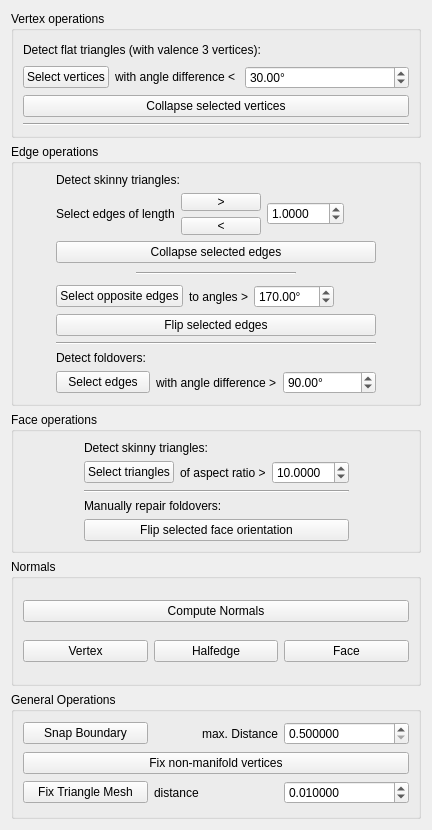
<?xml version="1.0" encoding="UTF-8"?>
<ui version="4.0">
 <class>MeshRepairControls</class>
 <widget class="QWidget" name="MeshRepairControls">
  <property name="geometry">
   <rect>
    <x>0</x>
    <y>0</y>
    <width>432</width>
    <height>830</height>
   </rect>
  </property>
  <property name="windowTitle">
   <string>controls</string>
  </property>
  <layout class="QVBoxLayout" name="verticalLayout">
   <item>
    <widget class="QGroupBox" name="groupBox_3">
     <property name="title">
      <string>Vertex operations</string>
     </property>
     <layout class="QVBoxLayout" name="verticalLayout_6">
      <item>
       <widget class="QLabel" name="label_8">
        <property name="text">
         <string>Detect flat triangles (with valence 3 vertices):</string>
        </property>
       </widget>
      </item>
      <item>
       <layout class="QHBoxLayout" name="horizontalLayout_10">
        <item>
         <widget class="QPushButton" name="valenceThreeButton">
          <property name="toolTip">
           <string>Select all vertices of valence three which don't make the mesh much more detailed. This is indicated by very similar adjacent face normals: the area around the vertex is nearly planar.

These vertices can usually be removed without destroying the features of the mesh.</string>
          </property>
          <property name="text">
           <string>Select vertices</string>
          </property>
         </widget>
        </item>
        <item>
         <widget class="QLabel" name="label_9">
          <property name="text">
           <string>with angle difference &lt; </string>
          </property>
         </widget>
        </item>
        <item>
         <widget class="QDoubleSpinBox" name="valenceThreeSpinbox">
          <property name="sizePolicy">
           <sizepolicy hsizetype="Minimum" vsizetype="Fixed">
            <horstretch>80</horstretch>
            <verstretch>0</verstretch>
           </sizepolicy>
          </property>
          <property name="suffix">
           <string>°</string>
          </property>
          <property name="maximum">
           <double>180.000000000000000</double>
          </property>
          <property name="singleStep">
           <double>0.100000000000000</double>
          </property>
          <property name="value">
           <double>30.000000000000000</double>
          </property>
         </widget>
        </item>
       </layout>
      </item>
      <item>
       <layout class="QHBoxLayout" name="horizontalLayout_11">
        <item>
         <widget class="QPushButton" name="repairRemoveVButton">
          <property name="toolTip">
           <string>Repair the mesh by collapsing the previously selected valence 3 vertices.</string>
          </property>
          <property name="text">
           <string>Collapse selected vertices</string>
          </property>
         </widget>
        </item>
       </layout>
      </item>
      <item>
       <widget class="Line" name="line_3">
        <property name="orientation">
         <enum>Qt::Horizontal</enum>
        </property>
       </widget>
      </item>
     </layout>
    </widget>
   </item>
   <item>
    <widget class="QGroupBox" name="groupBox">
     <property name="title">
      <string>Edge operations</string>
     </property>
     <layout class="QVBoxLayout" name="verticalLayout_4">
      <item>
       <layout class="QHBoxLayout" name="horizontalLayout_4">
        <item>
         <spacer name="horizontalSpacer_6">
          <property name="orientation">
           <enum>Qt::Horizontal</enum>
          </property>
          <property name="sizeHint" stdset="0">
           <size>
            <width>40</width>
            <height>20</height>
           </size>
          </property>
         </spacer>
        </item>
        <item>
         <layout class="QVBoxLayout" name="verticalLayout_8">
          <item>
           <widget class="QLabel" name="label_5">
            <property name="text">
             <string>Detect skinny triangles:</string>
            </property>
           </widget>
          </item>
          <item>
           <layout class="QHBoxLayout" name="horizontalLayout_3">
            <item>
             <widget class="QLabel" name="label_4">
              <property name="text">
               <string>Select edges of length</string>
              </property>
             </widget>
            </item>
            <item>
             <layout class="QVBoxLayout" name="verticalLayout_5">
              <item>
               <widget class="QPushButton" name="detectELargerButton">
                <property name="sizePolicy">
                 <sizepolicy hsizetype="Minimum" vsizetype="Minimum">
                  <horstretch>0</horstretch>
                  <verstretch>0</verstretch>
                 </sizepolicy>
                </property>
                <property name="minimumSize">
                 <size>
                  <width>0</width>
                  <height>18</height>
                 </size>
                </property>
                <property name="toolTip">
                 <string>Detect short edges</string>
                </property>
                <property name="statusTip">
                 <string>Detect long edges</string>
                </property>
                <property name="whatsThis">
                 <string/>
                </property>
                <property name="text">
                 <string>&gt;</string>
                </property>
               </widget>
              </item>
              <item>
               <widget class="QPushButton" name="detectEShorterButton">
                <property name="sizePolicy">
                 <sizepolicy hsizetype="Minimum" vsizetype="Minimum">
                  <horstretch>0</horstretch>
                  <verstretch>0</verstretch>
                 </sizepolicy>
                </property>
                <property name="minimumSize">
                 <size>
                  <width>0</width>
                  <height>18</height>
                 </size>
                </property>
                <property name="statusTip">
                 <string>Detect short edges</string>
                </property>
                <property name="text">
                 <string>&lt;</string>
                </property>
               </widget>
              </item>
             </layout>
            </item>
            <item>
             <widget class="QDoubleSpinBox" name="edgeSpin">
              <property name="toolTip">
               <string>Edge length</string>
              </property>
              <property name="statusTip">
               <string>Edge length</string>
              </property>
              <property name="decimals">
               <number>4</number>
              </property>
              <property name="maximum">
               <double>200.000000000000000</double>
              </property>
              <property name="singleStep">
               <double>0.100000000000000</double>
              </property>
              <property name="value">
               <double>1.000000000000000</double>
              </property>
             </widget>
            </item>
            <item>
             <spacer name="horizontalSpacer">
              <property name="orientation">
               <enum>Qt::Horizontal</enum>
              </property>
              <property name="sizeHint" stdset="0">
               <size>
                <width>40</width>
                <height>20</height>
               </size>
              </property>
             </spacer>
            </item>
           </layout>
          </item>
          <item>
           <layout class="QHBoxLayout" name="horizontalLayout_8">
            <item>
             <widget class="QPushButton" name="repairCollapseEButton">
              <property name="enabled">
               <bool>true</bool>
              </property>
              <property name="toolTip">
               <string>Repair skinny triangles by collapsing the previously selected short or long edges.</string>
              </property>
              <property name="text">
               <string>Collapse selected edges</string>
              </property>
             </widget>
            </item>
           </layout>
          </item>
          <item>
           <layout class="QHBoxLayout" name="horizontalLayout_6">
            <item>
             <spacer name="horizontalSpacer_4">
              <property name="orientation">
               <enum>Qt::Horizontal</enum>
              </property>
              <property name="sizeType">
               <enum>QSizePolicy::Fixed</enum>
              </property>
              <property name="sizeHint" stdset="0">
               <size>
                <width>80</width>
                <height>10</height>
               </size>
              </property>
             </spacer>
            </item>
            <item>
             <widget class="Line" name="line_2">
              <property name="orientation">
               <enum>Qt::Horizontal</enum>
              </property>
             </widget>
            </item>
            <item>
             <spacer name="horizontalSpacer_3">
              <property name="orientation">
               <enum>Qt::Horizontal</enum>
              </property>
              <property name="sizeType">
               <enum>QSizePolicy::Fixed</enum>
              </property>
              <property name="sizeHint" stdset="0">
               <size>
                <width>80</width>
                <height>10</height>
               </size>
              </property>
             </spacer>
            </item>
           </layout>
          </item>
          <item>
           <layout class="QHBoxLayout" name="horizontalLayout">
            <item>
             <widget class="QPushButton" name="detectCapAngle">
              <property name="toolTip">
               <string>Select all edges that have an opposite angle greater than or equal to the given angle. If this angle is very large, only edges of very skinny triangles will be selected.</string>
              </property>
              <property name="statusTip">
               <string/>
              </property>
              <property name="text">
               <string>Select opposite edges</string>
              </property>
             </widget>
            </item>
            <item>
             <widget class="QLabel" name="label_2">
              <property name="text">
               <string>to angles &gt;</string>
              </property>
             </widget>
            </item>
            <item>
             <widget class="QDoubleSpinBox" name="capAngleSpinbox">
              <property name="minimumSize">
               <size>
                <width>80</width>
                <height>0</height>
               </size>
              </property>
              <property name="statusTip">
               <string>Angle threshold</string>
              </property>
              <property name="prefix">
               <string/>
              </property>
              <property name="suffix">
               <string>°</string>
              </property>
              <property name="maximum">
               <double>180.000000000000000</double>
              </property>
              <property name="singleStep">
               <double>0.100000000000000</double>
              </property>
              <property name="value">
               <double>170.000000000000000</double>
              </property>
             </widget>
            </item>
            <item>
             <spacer name="horizontalSpacer_7">
              <property name="orientation">
               <enum>Qt::Horizontal</enum>
              </property>
              <property name="sizeHint" stdset="0">
               <size>
                <width>40</width>
                <height>20</height>
               </size>
              </property>
             </spacer>
            </item>
           </layout>
          </item>
          <item>
           <layout class="QHBoxLayout" name="horizontalLayout_7">
            <item>
             <widget class="QPushButton" name="repairFlipEButton">
              <property name="toolTip">
               <string>Repair skinny triangles by flipping the previously selected edges.</string>
              </property>
              <property name="text">
               <string>Flip selected edges</string>
              </property>
             </widget>
            </item>
           </layout>
          </item>
          <item>
           <widget class="Line" name="line">
            <property name="orientation">
             <enum>Qt::Horizontal</enum>
            </property>
           </widget>
          </item>
          <item>
           <widget class="QLabel" name="label_6">
            <property name="text">
             <string>Detect foldovers:</string>
            </property>
           </widget>
          </item>
          <item>
           <layout class="QHBoxLayout" name="horizontalLayout_2">
            <item>
             <widget class="QPushButton" name="detectFoldoverButton">
              <property name="toolTip">
               <string>Select all edges that could be a foldover.
Foldover detection is done by comparing the normals of the adjacent faces. If their difference is greater than the given angle, the edge will be selected.

There is no automatic algorithm to fix these foldovers here. So you will have to select the faces that are actual foldovers, and then flip them using &quot;Flip selected face orientation&quot; (in &quot;Face operations&quot;).</string>
              </property>
              <property name="text">
               <string>Select edges</string>
              </property>
             </widget>
            </item>
            <item>
             <widget class="QLabel" name="label">
              <property name="text">
               <string>with angle difference &gt;</string>
              </property>
             </widget>
            </item>
            <item>
             <widget class="QDoubleSpinBox" name="detectFoldoverSpinbox">
              <property name="minimumSize">
               <size>
                <width>80</width>
                <height>0</height>
               </size>
              </property>
              <property name="sizeIncrement">
               <size>
                <width>0</width>
                <height>0</height>
               </size>
              </property>
              <property name="statusTip">
               <string>Angle threshold</string>
              </property>
              <property name="suffix">
               <string>°</string>
              </property>
              <property name="maximum">
               <double>180.000000000000000</double>
              </property>
              <property name="singleStep">
               <double>0.100000000000000</double>
              </property>
              <property name="value">
               <double>90.000000000000000</double>
              </property>
             </widget>
            </item>
           </layout>
          </item>
         </layout>
        </item>
        <item>
         <spacer name="horizontalSpacer_2">
          <property name="orientation">
           <enum>Qt::Horizontal</enum>
          </property>
          <property name="sizeHint" stdset="0">
           <size>
            <width>40</width>
            <height>20</height>
           </size>
          </property>
         </spacer>
        </item>
       </layout>
      </item>
     </layout>
    </widget>
   </item>
   <item>
    <widget class="QGroupBox" name="groupBox_4">
     <property name="title">
      <string>Face operations</string>
     </property>
     <layout class="QVBoxLayout" name="verticalLayout_3">
      <item>
       <layout class="QHBoxLayout" name="horizontalLayout_14">
        <item>
         <spacer name="horizontalSpacer_15">
          <property name="orientation">
           <enum>Qt::Horizontal</enum>
          </property>
          <property name="sizeHint" stdset="0">
           <size>
            <width>40</width>
            <height>20</height>
           </size>
          </property>
         </spacer>
        </item>
        <item>
         <layout class="QVBoxLayout" name="verticalLayout_13">
          <item>
           <widget class="QLabel" name="label_7">
            <property name="text">
             <string>Detect skinny triangles:</string>
            </property>
           </widget>
          </item>
          <item>
           <layout class="QHBoxLayout" name="horizontalLayout_5">
            <item>
             <widget class="QPushButton" name="triangleAspectButton">
              <property name="toolTip">
               <string>Selects all triangles with an aspect ratio greater than the given ratio. If this ratio is very large, only very skinny triangles will be selected.</string>
              </property>
              <property name="text">
               <string>Select triangles</string>
              </property>
             </widget>
            </item>
            <item>
             <widget class="QLabel" name="label_3">
              <property name="text">
               <string>of aspect ratio &gt;</string>
              </property>
             </widget>
            </item>
            <item>
             <widget class="QDoubleSpinBox" name="triangleAspectSpinbox">
              <property name="decimals">
               <number>4</number>
              </property>
              <property name="maximum">
               <double>100.000000000000000</double>
              </property>
              <property name="singleStep">
               <double>0.100000000000000</double>
              </property>
              <property name="value">
               <double>10.000000000000000</double>
              </property>
             </widget>
            </item>
           </layout>
          </item>
          <item>
           <widget class="Line" name="line_4">
            <property name="orientation">
             <enum>Qt::Horizontal</enum>
            </property>
           </widget>
          </item>
          <item>
           <widget class="QLabel" name="label_12">
            <property name="text">
             <string>Manually repair foldovers:</string>
            </property>
           </widget>
          </item>
          <item>
           <widget class="QPushButton" name="flipOrientation">
            <property name="toolTip">
             <string>Flip the normals of all selected faces on the target meshes. This can be used to manually fix foldovers detected in &quot;Edge operations&quot;.</string>
            </property>
            <property name="statusTip">
             <string>Flip the normals of all target meshes</string>
            </property>
            <property name="text">
             <string>Flip selected face orientation</string>
            </property>
           </widget>
          </item>
         </layout>
        </item>
        <item>
         <spacer name="horizontalSpacer_14">
          <property name="orientation">
           <enum>Qt::Horizontal</enum>
          </property>
          <property name="sizeHint" stdset="0">
           <size>
            <width>40</width>
            <height>20</height>
           </size>
          </property>
         </spacer>
        </item>
       </layout>
      </item>
     </layout>
    </widget>
   </item>
   <item>
    <widget class="QGroupBox" name="groupBox_2">
     <property name="title">
      <string>Normals</string>
     </property>
     <layout class="QVBoxLayout" name="verticalLayout_2">
      <item>
       <widget class="QPushButton" name="computeNormals">
        <property name="toolTip">
         <string>Recomputes Vertex and Face Normals on all Target Meshes</string>
        </property>
        <property name="statusTip">
         <string>Recomputes Vertex and Face Normals on all Target Meshes</string>
        </property>
        <property name="whatsThis">
         <string>Recomputes Vertex and Face Normals on all Target Meshes</string>
        </property>
        <property name="text">
         <string>Compute Normals</string>
        </property>
       </widget>
      </item>
      <item>
       <layout class="QHBoxLayout" name="horizontalLayout_12">
        <item>
         <widget class="QPushButton" name="computeVertexNormals">
          <property name="toolTip">
           <string>Recomputes Vertex Normals on all Target Meshes</string>
          </property>
          <property name="statusTip">
           <string>Recomputes Vertex Normals on all Target Meshes</string>
          </property>
          <property name="whatsThis">
           <string>Recomputes Vertex Normals on all Target Meshes</string>
          </property>
          <property name="text">
           <string>Vertex</string>
          </property>
         </widget>
        </item>
        <item>
         <widget class="QPushButton" name="computeHalfedgeNormals">
          <property name="text">
           <string>Halfedge</string>
          </property>
         </widget>
        </item>
        <item>
         <widget class="QPushButton" name="computeFaceNormals">
          <property name="toolTip">
           <string>Recomputes Face Normals on all Target Meshes</string>
          </property>
          <property name="statusTip">
           <string>Recomputes Face Normals on all Target Meshes</string>
          </property>
          <property name="whatsThis">
           <string>Recomputes Face Normals on all Target Meshes</string>
          </property>
          <property name="text">
           <string>Face</string>
          </property>
         </widget>
        </item>
       </layout>
      </item>
     </layout>
    </widget>
   </item>
   <item>
    <widget class="QGroupBox" name="groupBox_5">
     <property name="title">
      <string>General Operations</string>
     </property>
     <layout class="QVBoxLayout" name="verticalLayout_7">
      <item>
       <layout class="QHBoxLayout" name="horizontalLayout_13">
        <item>
         <widget class="QPushButton" name="snapBoundaryButton">
          <property name="toolTip">
           <string>&lt;html&gt;&lt;head/&gt;&lt;body&gt;&lt;p&gt;Snaps selected boundary vertices together if they are closer than the given distance. No new vertices will be introduced on either edge, so they are just snapped to existing ones.&lt;/p&gt;&lt;/body&gt;&lt;/html&gt;</string>
          </property>
          <property name="text">
           <string>Snap Boundary</string>
          </property>
         </widget>
        </item>
        <item>
         <widget class="QLabel" name="label_10">
          <property name="text">
           <string>max. Distance</string>
          </property>
          <property name="alignment">
           <set>Qt::AlignRight|Qt::AlignTrailing|Qt::AlignVCenter</set>
          </property>
         </widget>
        </item>
        <item>
         <widget class="QDoubleSpinBox" name="snapBoundarySpinBox">
          <property name="decimals">
           <number>6</number>
          </property>
          <property name="minimum">
           <double>0.500000000000000</double>
          </property>
          <property name="singleStep">
           <double>0.100000000000000</double>
          </property>
          <property name="value">
           <double>0.500000000000000</double>
          </property>
         </widget>
        </item>
       </layout>
      </item>
      <item>
       <widget class="QPushButton" name="fixNonManifoldVerticesButton">
        <property name="toolTip">
         <string>&lt;html&gt;&lt;head/&gt;&lt;body&gt;&lt;p&gt;Remove non-manifold vertices by duplicating them&lt;/p&gt;&lt;/body&gt;&lt;/html&gt;</string>
        </property>
        <property name="text">
         <string>Fix non-manifold vertices</string>
        </property>
       </widget>
      </item>
      <item>
       <layout class="QHBoxLayout" name="horizontalLayout_9">
        <item>
         <widget class="QPushButton" name="fixMeshButton">
          <property name="toolTip">
           <string>&lt;html&gt;&lt;head/&gt;&lt;body&gt;&lt;p&gt;This button will try to fix triangle meshes. &lt;/p&gt;&lt;p&gt;&lt;br/&gt;&lt;/p&gt;&lt;p&gt;Degenerated faces will be removed and all vertices which are closer than the given distance will be collapsed. Non-manifold configurations at vertices will be removed and all faces of each component will be updated to have the same orientation.&lt;/p&gt;&lt;/body&gt;&lt;/html&gt;</string>
          </property>
          <property name="text">
           <string>Fix Triangle Mesh</string>
          </property>
         </widget>
        </item>
        <item>
         <widget class="QLabel" name="label_14">
          <property name="text">
           <string>distance</string>
          </property>
         </widget>
        </item>
        <item>
         <widget class="QDoubleSpinBox" name="fixMeshBox">
          <property name="decimals">
           <number>6</number>
          </property>
          <property name="minimum">
           <double>0.000010000000000</double>
          </property>
          <property name="singleStep">
           <double>0.100000000000000</double>
          </property>
          <property name="value">
           <double>0.010000000000000</double>
          </property>
         </widget>
        </item>
       </layout>
      </item>
     </layout>
    </widget>
   </item>
  </layout>
 </widget>
 <resources/>
 <connections/>
</ui>
